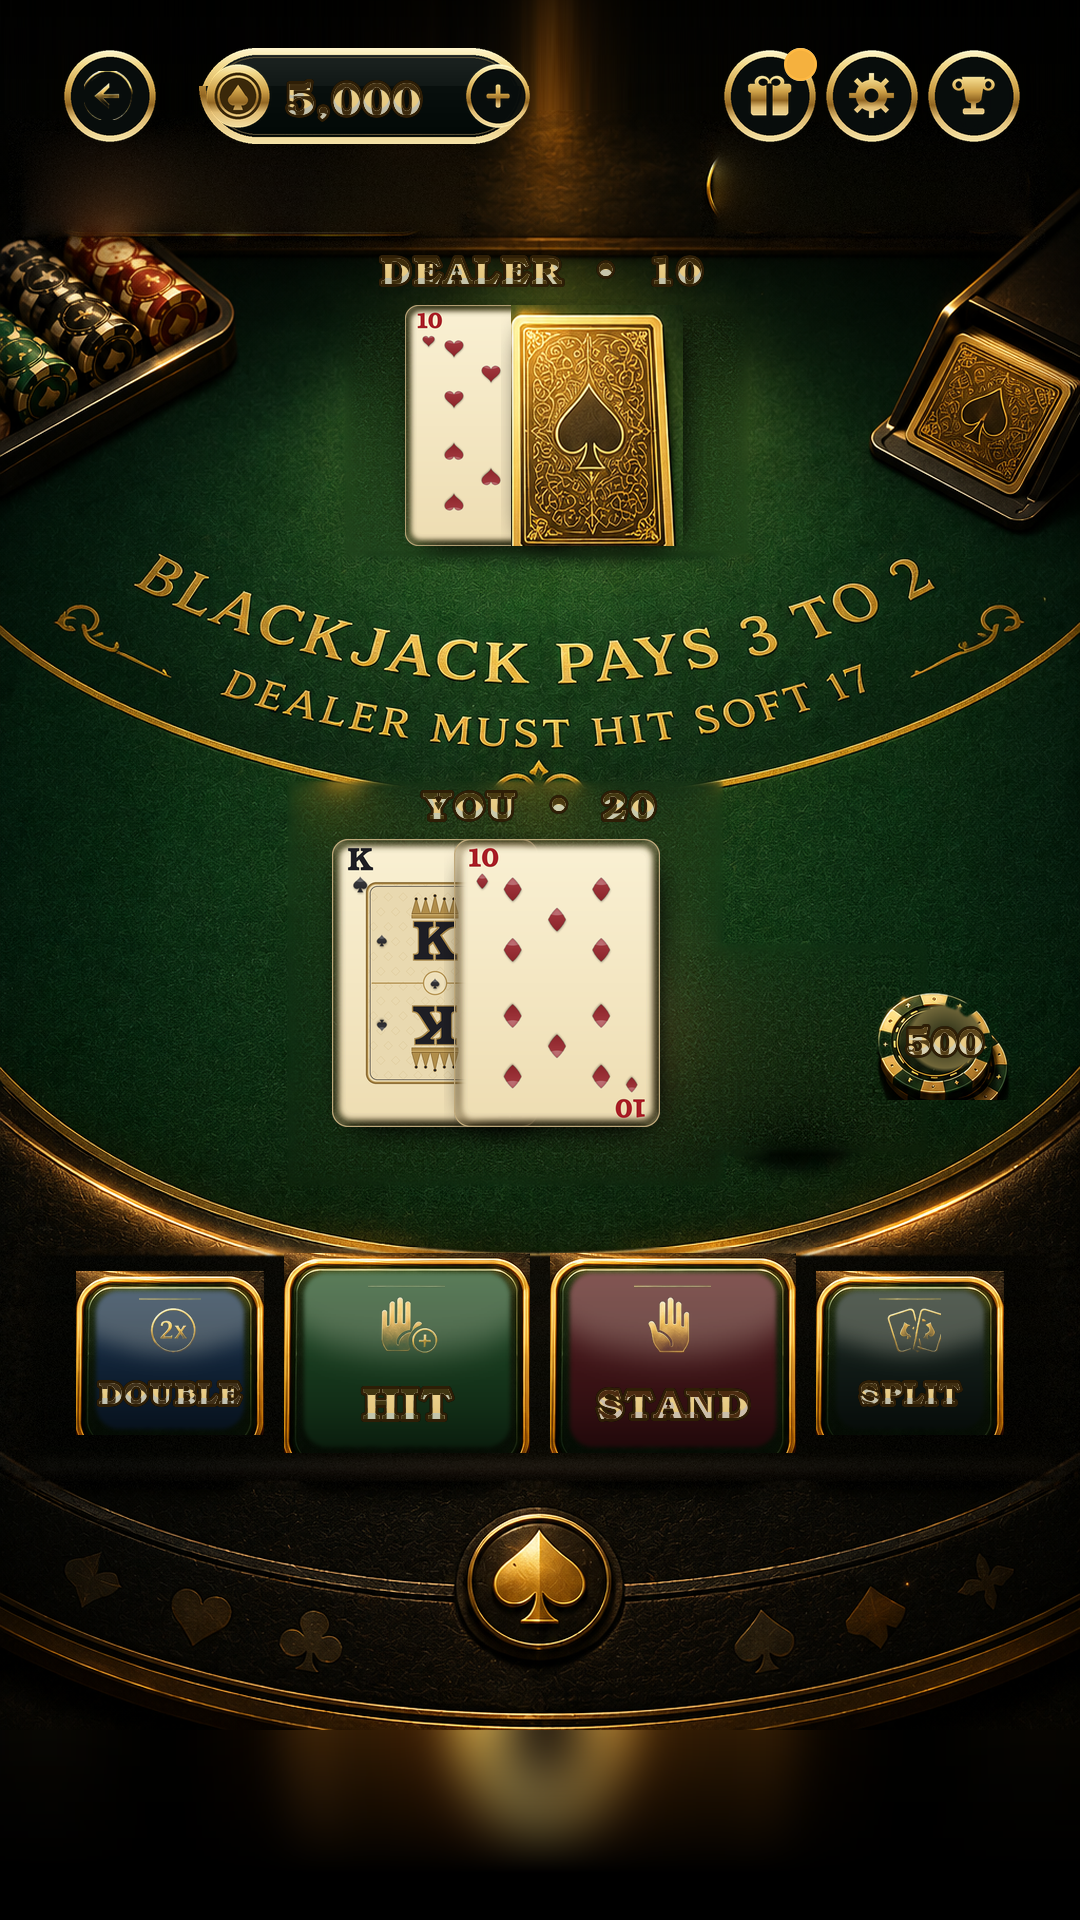

This chart was generated by the following Python code:
#!/usr/bin/env python3
"""
Composites the extracted table art and UI kit into a mock game screen at the game's
reference resolution, using the same geometry SceneBootstrap bakes into the scene.

This is a design reference, not a build step — it lets the in-round layout (top bar,
dealer/player hands, felt stake, action band) be judged without a Unity round-trip.

    python3 art-source/preview_game_table.py  ->  art-source/preview_game_table.png
"""

import os

from PIL import Image

import generate_ui_kit as kit
from preview_main_menu import nine_slice, fit, centre  # same compositing helpers

HERE = os.path.dirname(os.path.abspath(__file__))
ART = os.path.join(os.path.dirname(HERE), "Assets", "Art")

W, H = 1080, 1920
SCALE = 1080 / 1024.0


def load(*parts):
    return Image.open(os.path.join(ART, *parts)).convert("RGBA")


def ui(name):
    return load("UI", name + ".png")


# SceneBootstrap lays out in canvas-centre space (x right, y up); PIL wants top-left.
def px(x):
    return 540 + x


def py(y):
    return 960 - y


def src_y(y):
    """Same mapping SceneBootstrap.SrcY uses: render-space y -> canvas-centre y."""
    return 960 - (110 + y * SCALE)


def card(canvas, name, cx, cy, w, h):
    shadow = nine_slice(ui("card_shadow.b64"), 64, int(w + 30), int(h + 30))
    centre(canvas, shadow, px(cx) + 5, py(cy) + 9)
    face = load("Cards", name + ".png").resize((int(w), int(h)), Image.LANCZOS)
    centre(canvas, face, px(cx), py(cy))


def hand(canvas, names, cx, cy, w, h, step):
    x0 = cx - step * (len(names) - 1) / 2
    for i, name in enumerate(names):
        card(canvas, name, x0 + i * step, cy, w, h)


def circle_button(canvas, icon, cx, cy, d):
    centre(canvas, fit(ui("circle_button"), int(d)), px(cx), py(cy))
    centre(canvas, fit(ui(icon), int(d * 0.54)), px(cx), py(cy))


def action_button(canvas, frame, icon, label, cx, cy, w, h, label_size):
    centre(canvas, nine_slice(ui(frame + ".b46"), 46, int(w), int(h)), px(cx), py(cy))
    if icon:
        centre(canvas, fit(ui(icon), int(h * 0.34)), px(cx), py(cy) - int(h * 0.17))
    t = kit.gold_text(label, kit.font(kit.DISPLAY_FONT, label_size),
                      tracking=2, stroke=3, flat=True)
    ty = py(cy) + (int(h * 0.24) if icon else 0)
    centre(canvas, t, px(cx), ty)


def chip(canvas, label, cx, cy, d, label_size):
    art = ui("chip_stack")
    art = art.resize((int(d), int(d * art.height / art.width)), Image.LANCZOS)
    centre(canvas, art, px(cx), py(cy))
    t = kit.gold_text(label, kit.font(kit.DISPLAY_FONT, label_size),
                      tracking=1, stroke=3, flat=True)
    centre(canvas, t, px(cx), py(cy) - int(d * 0.02))


def gold_line(canvas, text, size, cx, cy, tracking=2, stroke=3):
    t = kit.gold_text(text, kit.font(kit.DISPLAY_FONT, size),
                      tracking=tracking, stroke=stroke, flat=True)
    centre(canvas, t, px(cx), py(cy))


def layout_slots(widths, usable=960.0, margin=16.0):
    """Mirror of SceneBootstrap.LayoutSlots — one spacing rule for the band."""
    gutter = (usable - 2 * margin - sum(widths)) / (len(widths) - 1)
    slots, cursor = [], -usable / 2 + margin
    for w in widths:
        slots.append(cursor + w / 2)
        cursor += w + gutter
    return slots


def main():
    canvas = load("Table", "TableBackground.png").convert("RGBA")

    # ---- top bar (y = 864 in centre space) ------------------------------
    bar_y = 864
    circle_button(canvas, "icon_back", -430, bar_y, 92)
    centre(canvas, nine_slice(ui("pill.b58"), 58, 330, 96), px(-176), py(bar_y))
    centre(canvas, fit(ui("icon_coin"), 68), px(-302), py(bar_y))
    gold_line(canvas, "5,000", 44, -186, bar_y, tracking=1)
    circle_button(canvas, "icon_plus", -42, bar_y, 64)
    circle_button(canvas, "icon_gift", 230, bar_y, 92)
    # Daily-reward dot pinned to the gift button's shoulder.
    dot = fit(ui("circle_button"), 33).copy()
    gold = Image.new("RGBA", dot.size, (255, 184, 64, 255))
    dot = Image.composite(gold, dot, dot.split()[3])
    centre(canvas, dot, px(230 + 31), py(bar_y + 31))
    circle_button(canvas, "icon_settings", 332, bar_y, 92)
    circle_button(canvas, "icon_trophy", 434, bar_y, 92)

    # ---- dealer ---------------------------------------------------------
    hand(canvas, ["card_Hearts_10", "card_Back"], 4, src_y(300), 172, 241, 106)
    gold_line(canvas, "DEALER  \u2022  10", 38, 2, src_y(150), tracking=3)

    # ---- player ---------------------------------------------------------
    hand(canvas, ["card_Spades_13", "card_Diamonds_10"], -44, src_y(828), 206, 288, 122)
    gold_line(canvas, "YOU  \u2022  20", 38, 0, src_y(658), tracking=3)
    chip(canvas, "500", 405, src_y(884), 150, 38)

    # ---- action band (bottom strip) -------------------------------------
    band_y = src_y(1179)
    slots = layout_slots([188, 246, 246, 188])
    action_button(canvas, "btn_blue", "icon_double", "DOUBLE", slots[0], band_y, 188, 164, 30)
    action_button(canvas, "btn_green", "icon_hit", "HIT", slots[1], band_y, 246, 200, 44)
    action_button(canvas, "btn_red", "icon_stand", "STAND", slots[2], band_y, 246, 200, 40)
    action_button(canvas, "btn_dark", "icon_split", "SPLIT", slots[3], band_y, 188, 164, 30)

    out = os.path.join(HERE, "preview_game_table.png")
    canvas.convert("RGB").save(out)
    print("wrote", out)

    # ---- second frame: betting phase ------------------------------------
    canvas = load("Table", "TableBackground.png").convert("RGBA")
    circle_button(canvas, "icon_back", -430, bar_y, 92)
    centre(canvas, nine_slice(ui("pill.b58"), 58, 330, 96), px(-176), py(bar_y))
    centre(canvas, fit(ui("icon_coin"), 68), px(-302), py(bar_y))
    gold_line(canvas, "4,500", 44, -186, bar_y, tracking=1)
    circle_button(canvas, "icon_plus", -42, bar_y, 64)
    circle_button(canvas, "icon_gift", 230, bar_y, 92)
    circle_button(canvas, "icon_settings", 332, bar_y, 92)
    circle_button(canvas, "icon_trophy", 434, bar_y, 92)

    gold_line(canvas, "DEALER", 38, 2, src_y(150), tracking=3)
    gold_line(canvas, "TAP A CHIP TO PLACE YOUR BET", 34, 0, src_y(658), tracking=3)
    chip(canvas, "500", 405, src_y(884), 150, 38)

    chips = layout_slots([106, 106, 106, 106, 330])
    for slot, label in zip(chips[:4], ("100", "500", "1K", "5K")):
        chip(canvas, label, slot, band_y, 106, 27)
    action_button(canvas, "btn_green", None, "DEAL", chips[4], band_y, 330, 170, 56)

    out = os.path.join(HERE, "preview_game_bet.png")
    canvas.convert("RGB").save(out)
    print("wrote", out)


if __name__ == "__main__":
    main()
